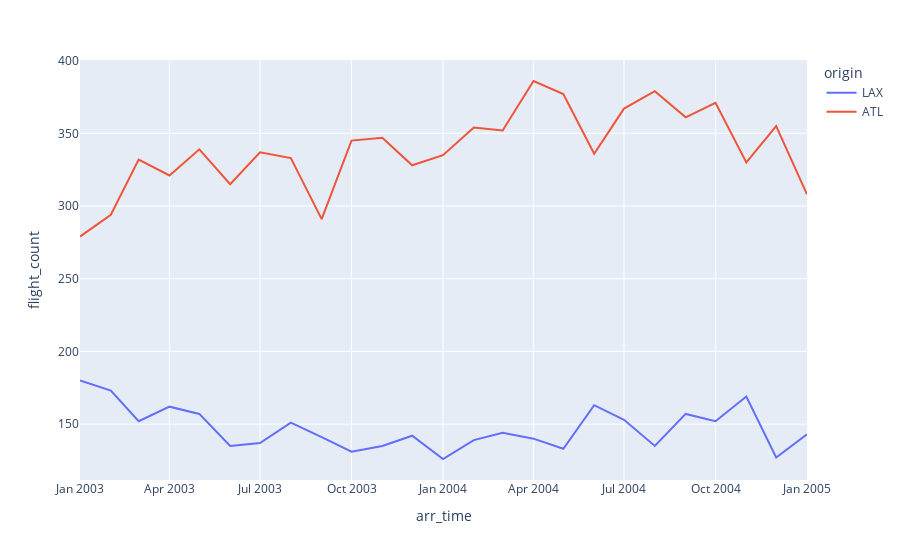

The notebook cell this image was saved under:
### Markdown cell above
# Auto chart detection example: time-series

### Code cell
# note: We use Image to display image in Github.
# For regular usage, you can use .chart() and the result will be displayed in the notebook.

flights_sm.query(
    dimensions=["arr_time", "origin"],
    measures=["flight_count"],
    time_range={"start": "2003-01-01", "end": "2005-01-31"},
    time_grain="TIME_GRAIN_MONTH",
    filters=[lambda t: t.origin.isin(["ATL", "LAX"])],
).chart_plotly()
